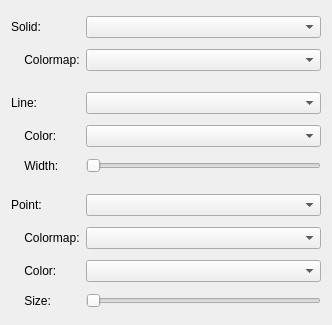
<?xml version="1.0" encoding="UTF-8"?>
<ui version="4.0">
 <class>Form</class>
 <widget class="QWidget" name="Form">
  <property name="geometry">
   <rect>
    <x>0</x>
    <y>0</y>
    <width>332</width>
    <height>325</height>
   </rect>
  </property>
  <property name="windowTitle">
   <string>Form</string>
  </property>
  <layout class="QGridLayout" name="gridLayout">
   <item row="1" column="1">
    <widget class="ColormapNameComboBox" name="_fillColormap"/>
   </item>
   <item row="8" column="1">
    <widget class="QComboBox" name="_symbolStyle"/>
   </item>
   <item row="8" column="0">
    <widget class="QLabel" name="label_4">
     <property name="text">
      <string>Point:</string>
     </property>
    </widget>
   </item>
   <item row="0" column="1">
    <widget class="QComboBox" name="_fillStyle"/>
   </item>
   <item row="2" column="0">
    <spacer name="verticalSpacer_2">
     <property name="orientation">
      <enum>Qt::Vertical</enum>
     </property>
     <property name="sizeType">
      <enum>QSizePolicy::Fixed</enum>
     </property>
     <property name="sizeHint" stdset="0">
      <size>
       <width>20</width>
       <height>10</height>
      </size>
     </property>
    </spacer>
   </item>
   <item row="3" column="0">
    <widget class="QLabel" name="label_3">
     <property name="text">
      <string>Line:</string>
     </property>
    </widget>
   </item>
   <item row="4" column="1">
    <widget class="ColorPicker" name="_lineColor"/>
   </item>
   <item row="3" column="1">
    <widget class="QComboBox" name="_lineStyle"/>
   </item>
   <item row="1" column="0">
    <widget class="QLabel" name="_fillColormapLabel">
     <property name="text">
      <string>    Colormap:</string>
     </property>
    </widget>
   </item>
   <item row="10" column="0">
    <widget class="QLabel" name="_symbolColorLabel">
     <property name="text">
      <string>    Color:</string>
     </property>
    </widget>
   </item>
   <item row="10" column="1">
    <widget class="ColorPicker" name="_symbolColor"/>
   </item>
   <item row="4" column="0">
    <widget class="QLabel" name="_lineColorLabel">
     <property name="text">
      <string>    Color:</string>
     </property>
    </widget>
   </item>
   <item row="11" column="0">
    <widget class="QLabel" name="_symbolSizeLabel">
     <property name="text">
      <string>    Size:</string>
     </property>
    </widget>
   </item>
   <item row="5" column="1">
    <widget class="QSlider" name="_lineWidth">
     <property name="minimum">
      <number>1</number>
     </property>
     <property name="orientation">
      <enum>Qt::Horizontal</enum>
     </property>
    </widget>
   </item>
   <item row="5" column="0">
    <widget class="QLabel" name="_lineWidthLabel">
     <property name="text">
      <string>    Width:</string>
     </property>
    </widget>
   </item>
   <item row="11" column="1">
    <widget class="QSlider" name="_symbolSize">
     <property name="minimum">
      <number>1</number>
     </property>
     <property name="orientation">
      <enum>Qt::Horizontal</enum>
     </property>
    </widget>
   </item>
   <item row="0" column="0">
    <widget class="QLabel" name="label_2">
     <property name="text">
      <string>Solid:</string>
     </property>
    </widget>
   </item>
   <item row="7" column="0">
    <spacer name="verticalSpacer_3">
     <property name="orientation">
      <enum>Qt::Vertical</enum>
     </property>
     <property name="sizeType">
      <enum>QSizePolicy::Fixed</enum>
     </property>
     <property name="sizeHint" stdset="0">
      <size>
       <width>20</width>
       <height>10</height>
      </size>
     </property>
    </spacer>
   </item>
   <item row="9" column="1">
    <widget class="ColormapNameComboBox" name="_symbolColormap"/>
   </item>
   <item row="9" column="0">
    <widget class="QLabel" name="_symbolColormapLabel">
     <property name="text">
      <string>    Colormap:</string>
     </property>
    </widget>
   </item>
  </layout>
 </widget>
 <customwidgets>
  <customwidget>
   <class>ColormapNameComboBox</class>
   <extends>QComboBox</extends>
   <header>silx.gui.widgets.ColormapNameComboBox</header>
  </customwidget>
  <customwidget>
   <class>ColorPicker</class>
   <extends>QComboBox</extends>
   <header>bliss.flint.widgets.color_picker</header>
  </customwidget>
 </customwidgets>
 <resources/>
 <connections/>
</ui>
